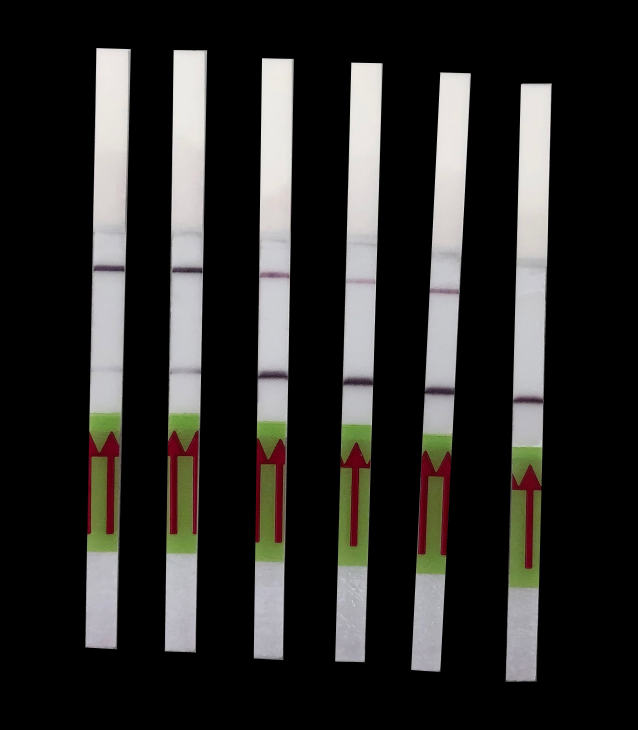
#> input picture notebooks/images/strips12c.jpg, 1912 x 2190 px (shown at 1/3 size)
$ jupyter execute --allow-errors 'Strip Detection and Comparison v2.ipynb'
#> lines starting #> are read from the running program, lines starting #| are printed output that depends on the picture; after the words box and inside, x2 and y2 are one past the last pixel; in counts of white or black regions, pixels touching at a corner belong together
[cell 1]
import cv2
import imutils
import math
import numpy as np
from matplotlib import pyplot as plt

plt.rcParams['figure.figsize'] = [10, 10]

## Strip Detection & Comparison

This script takes a raw picture of the strips, detects the sensible regions of the strips, and compares all the strips with the right-most which is asummed to be the water control.

This version uses an image with an artificial black background.

[cell 2]
filename = 'images/strips12c.jpg'
image = cv2.imread(filename)
#> image is the input picture: shape (2190, 1912, 3); mean B, G, R 39.7, 41.6, 42.7
image = cv2.GaussianBlur(image, (5,5), 0)
plt.imshow(cv2.cvtColor(image, cv2.COLOR_BGR2RGB))

[cell 3]
# Parameters - All of these should normalized as a function of the image resolution and
# expected size of the strips

w = image.shape[0]
h = image.shape[1]

# The Y value above which the top of the strip should be
maxTopY = int(w * 0.2)

# The Y value above which the begining of the sensitive part of the strip should be
maxCenterY = int(w * 0.65)

# Minimum area of the colored center box in the strip
maxCenterBoxArea = 10000

# Maximum area of the colored center box in the strip
maxCenterBoxArea = 50000

# Minimum area of the top strip boxes
minTopBoxArea = 40000

# Maximum of the top strip boxes
maxTopBoxArea = 70000

# Minimum intensity for binary thresholding of the top portion of the strips
minStripThreshold = 190

# Sensitive area of the strip
stripWidth = 200
stripHeight = 2000
stripHoldY = 850

# Percentage of the margins to be removed
marginFraction = 0.2

# Times the standard deviation of the mean intensity to detect a peak
peakSTDScale = 4

# Red is at the beginning/end of the hue range, so it covers the [0-10] and the [170, 180] (hue in OpenCV varies
# between 0 and 180 degrees)
lower_red1 = np.array([0, 50, 50])
upper_red1 = np.array([10, 255, 255])
lower_red2 = np.array([170, 50, 50])
upper_red2 = np.array([180, 255, 255])

# Green is between 20 and 90 (these ranges can be adjusted)
lower_green = np.array([20, 50, 50])
upper_green = np.array([90, 255, 255])

[cell 4]
# Some utilities

def makeOrderedBox(rect):
    box0 = cv2.boxPoints(rect)
    box0 = np.int0(box0)

    xval = [pt[0] for pt in box0]
    yval = [pt[1] for pt in box0]

    x0 = np.mean(xval)
    y0 = np.mean(yval)

    angles = []
    for i in range(0, len(box0)):
        xi = box0[i][0]
        yi = box0[i][1]
        x = xi - x0
        y = yi - y0
        a = np.arctan2(y, x)
        val = [a, i]
        angles += [val]

    angles.sort(key=lambda val: val[0], reverse=False)
    box = np.array([box0[val[1]] for val in angles])

    return box

def boxMinX(box):
    return min([pt[0] for pt in box])

def boxMaxX(box):
    return max([pt[0] for pt in box])

def boxMinY(box):
    return min([pt[1] for pt in box])

def boxMaxY(box):
    return max([pt[1] for pt in box])

def boxArea(box):
    x0 = np.mean([pt[0] for pt in box])
    y0 = np.mean([pt[1] for pt in box])
    p0 = np.array([x0, y0])

    area = 0
    n = len(box)
    for i in range(0, n):
        p1 = box[i]
        if i < n - 1:
            p2 = box[i + 1]
        else:
            p2 = box[0]

        # Heron's Formula
        a = np.linalg.norm(p1-p0)
        b = np.linalg.norm(p2-p0)
        c = np.linalg.norm(p1-p2)
        s = (a + b + c) / 2
        triarea = np.sqrt(s * (s - a) * (s - b) * (s - c))

        area += triarea

    return area

[cell 5]
# Processing Step 1: detecting the colored area in the strips

# First, convert the image to HSV color space, which makes the color detection straightforward
hsv = cv2.cvtColor(image, cv2.COLOR_BGR2HSV)
#> hsv: shape (2190, 1912, 3); mean H, S, V 20.1, 11.9, 43.9

# These strips have red arrows on a green background, so we define two masks, one for red and the other for green

red_mask1 = cv2.inRange(hsv, lower_red1, upper_red1)
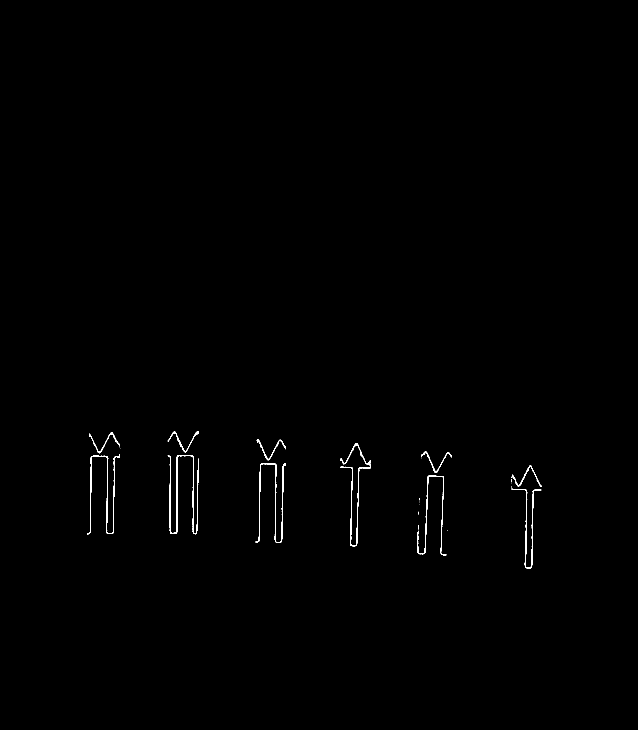
#> red_mask1: shape (2190, 1912) (shown at 1/3 size); 0.3% white in thin lines or dots, all inside (x1, y1, x2, y2) = (261, 1294, 1625, 1706)
red_mask2 = cv2.inRange(hsv, lower_red2, upper_red2)
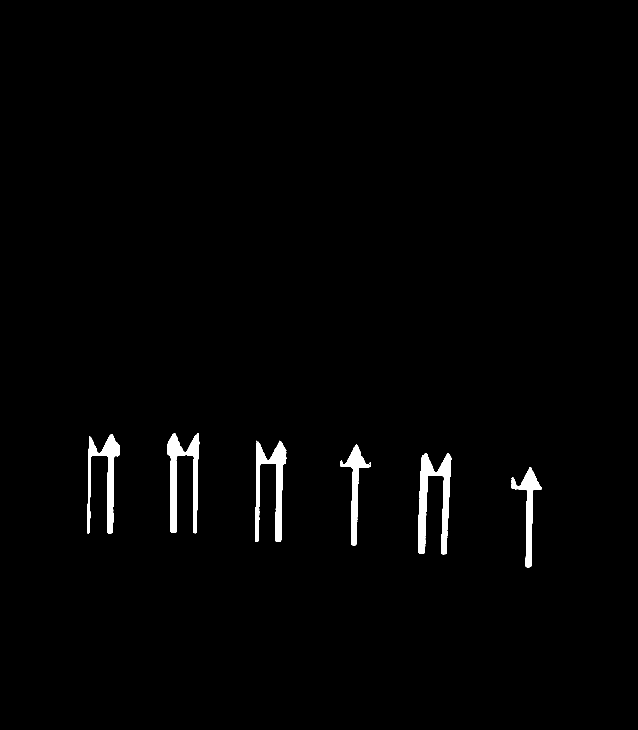
#> red_mask2: shape (2190, 1912) (shown at 1/3 size); 1.4% white; 7 white regions (1 under 20 px), largest, box (x1, y1, x2, y2) and area: (1254, 1359, 1354, 1663) 12961, (503, 1299, 598, 1600) 10849, (766, 1322, 859, 1626) 10468, (262, 1303, 360, 1600) 9403, (1534, 1401, 1624, 1703) 6925, (1021, 1336, 1113, 1636) 6725

red_mask = red_mask1 + red_mask2
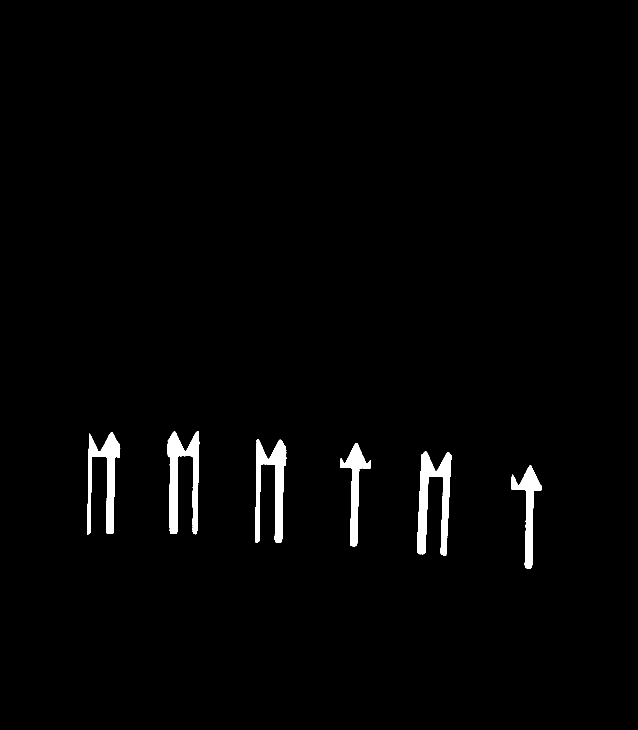
#> red_mask: shape (2190, 1912) (shown at 1/3 size); 1.7% white; 6 white regions, box (x1, y1, x2, y2) and area: (1251, 1355, 1355, 1666) 14732, (503, 1294, 598, 1603) 13527, (766, 1317, 859, 1628) 12790, (261, 1297, 361, 1603) 11712, (1534, 1396, 1625, 1706) 8698, (1021, 1329, 1113, 1639) 8436
green_mask = cv2.inRange(hsv, lower_green, upper_green)
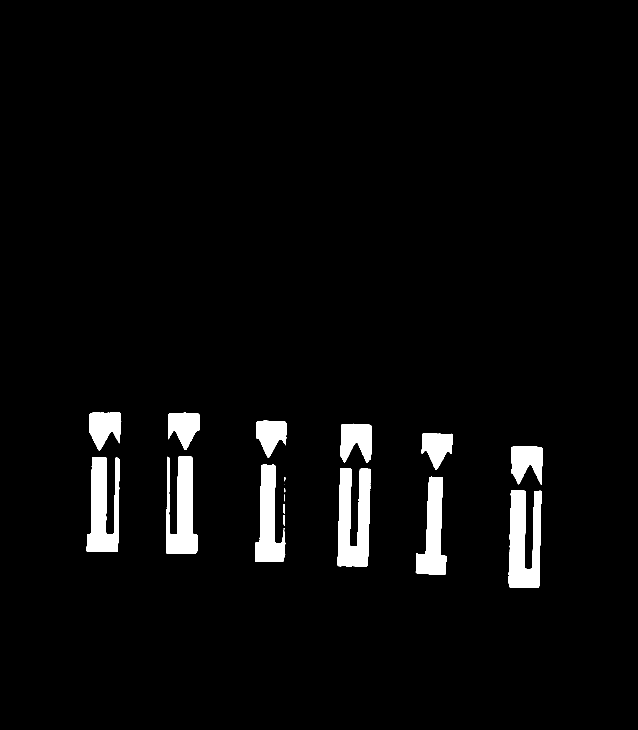
#> green_mask: shape (2190, 1912) (shown at 1/3 size); 3.7% white; 22 white regions (5 under 20 px), largest, box (x1, y1, x2, y2) and area: (1013, 1404, 1112, 1699) 21229, (1525, 1470, 1624, 1764) 20907, (260, 1371, 360, 1656) 18262

mask = red_mask + green_mask
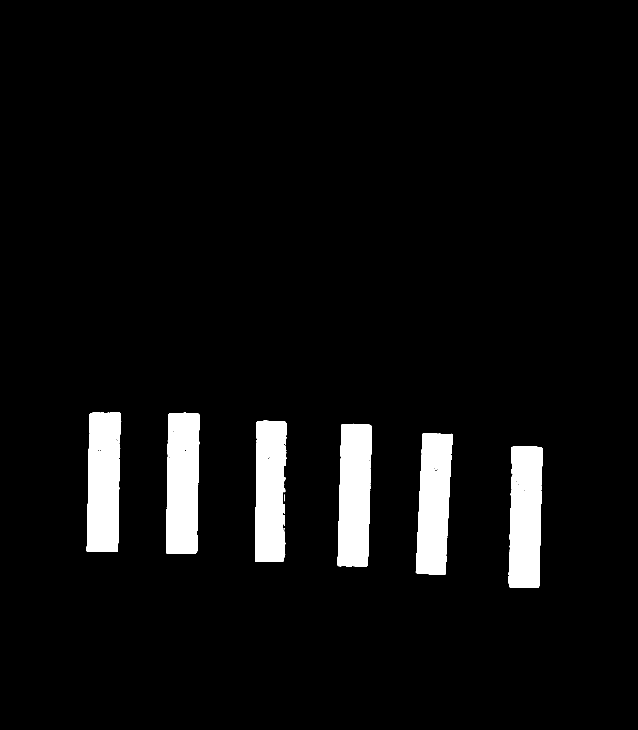
#> mask: shape (2190, 1912) (shown at 1/3 size); 5.3% white; 16 white regions (5 under 20 px), largest, box (x1, y1, x2, y2) and area: (498, 1238, 600, 1662) 38126, (1013, 1271, 1116, 1699) 37914, (260, 1237, 364, 1656) 37729

plt.imshow(cv2.cvtColor(mask, cv2.COLOR_GRAY2RGB))

[cell 6]
# Processing Step 2: determining the bounding boxes for the colored areas

cnts = cv2.findContours(mask, cv2.RETR_EXTERNAL, cv2.CHAIN_APPROX_SIMPLE)
#> cnts = 16 contours, 7 with area under 20; largest, box (x1, y1, x2, y2) and area: (260, 1237, 364, 1656) 37464, (1013, 1271, 1116, 1699) 37288, (498, 1238, 600, 1662) 37193, (1247, 1300, 1358, 1724) 36664, (1525, 1339, 1628, 1764) 36322
cnts = imutils.grab_contours(cnts)

# Create a copy of the original image to draw the bounding boxes on
tmp = image.copy()

center_boxes = []
#> (the rest of this cell did not finish here and is left out)

[cell 7]
# Processing Step 3: binary thresholding of the entire image to extract the top part of the strips
ret, thresh = cv2.threshold(image, minStripThreshold, 255, cv2.THRESH_BINARY)
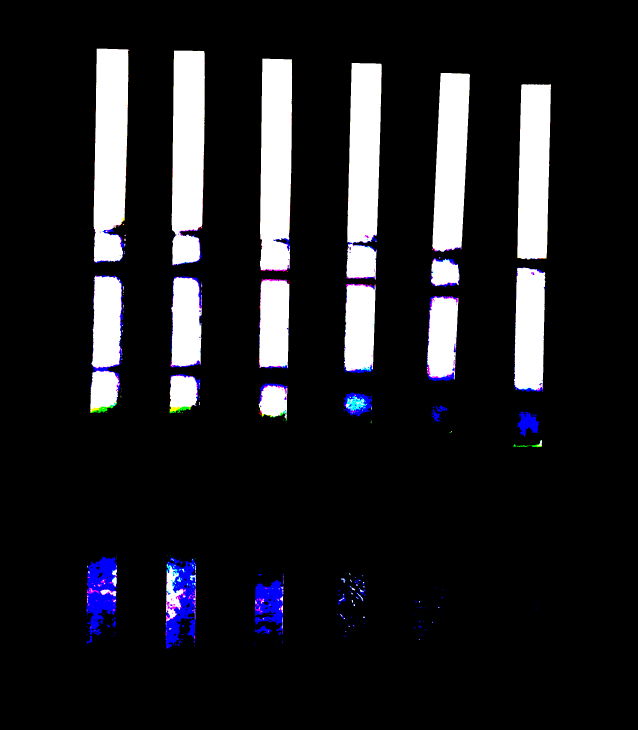
#> thresh: shape (2190, 1912, 3) (shown at 1/3 size); mean B, G, R 33.6, 30, 30.3
#> ret = 190

plt.imshow(cv2.cvtColor(thresh, cv2.COLOR_BGR2RGB))

[cell 8]
# Processing Step 4: detect boundary boxes for the top of the strips

grayscale = cv2.cvtColor(thresh, cv2.COLOR_BGR2GRAY)
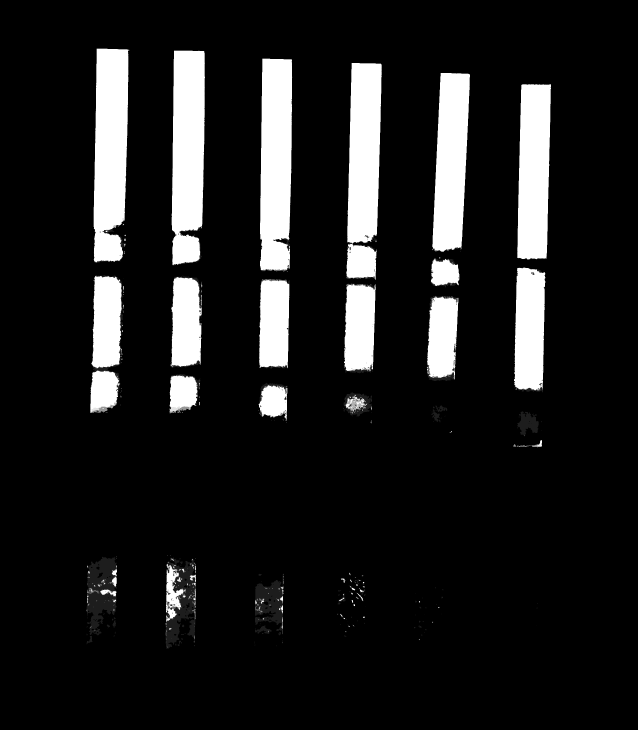
#> grayscale: shape (2190, 1912) (shown at 1/3 size); min 0, max 255, mean 30.5
cnts = cv2.findContours(grayscale, cv2.RETR_EXTERNAL, cv2.CHAIN_APPROX_SIMPLE)
#> cnts = 201 contours, 153 with area under 20; largest, box (x1, y1, x2, y2) and area: (281, 146, 389, 789) 57873, (515, 152, 615, 797) 56670, (780, 176, 877, 815) 56177, (1039, 189, 1145, 840) 56159, (1297, 219, 1410, 756) 46530
cnts = imutils.grab_contours(cnts)

# Create a copy of the original image to draw the bounding boxes on
tmp = image.copy()

top_boxes = []
for c in cnts:
    M = cv2.moments(c)
    if M["m00"] == 0: continue

    rect = cv2.minAreaRect(c)
    box = makeOrderedBox(rect)

    area = boxArea(box)
    if area < minTopBoxArea or maxTopBoxArea < area: continue

    if maxTopY < boxMinY(box): continue

    print("Found suitable top box")
    print(area)
    print(box)
    top_boxes += [box]

    tmp = cv2.drawContours(tmp, [box], 0, (0,0,255), 10)
    tmp = cv2.circle(tmp, (box[0][0], box[0][1]), 20, (255,0,0), -1)
#> this loop made 201 passes
#> c on passes 2, 5, 9: [[583, 1935], [583, 1938]], [[764, 1924], [764, 1930]], [[846, 1914], [847, 1914]]
#> (printed output is left out)
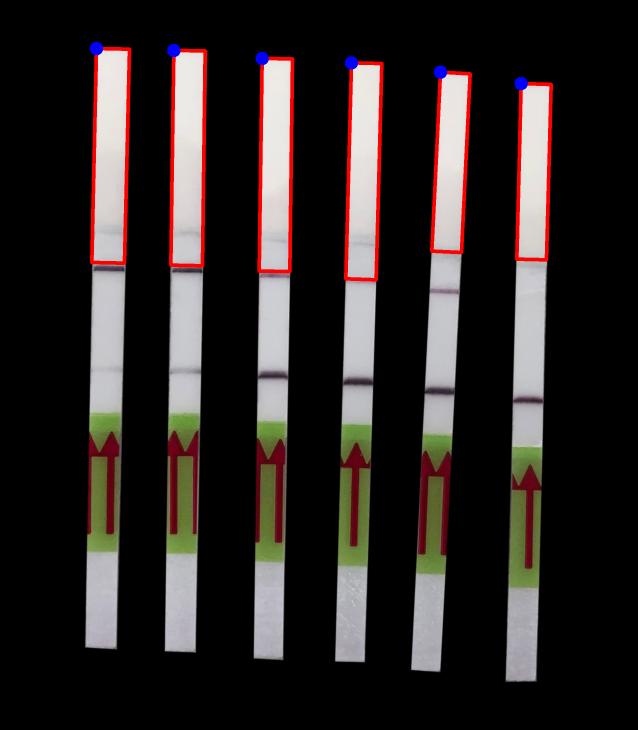
#> tmp: shape (2190, 1912, 3) (shown at 1/3 size); mean B, G, R 37.3, 38.7, 45.2

plt.imshow(cv2.cvtColor(tmp, cv2.COLOR_BGR2RGB))

$ run again, with notebooks/images/strips13c.jpg copied over notebooks/images/strips12c.jpg
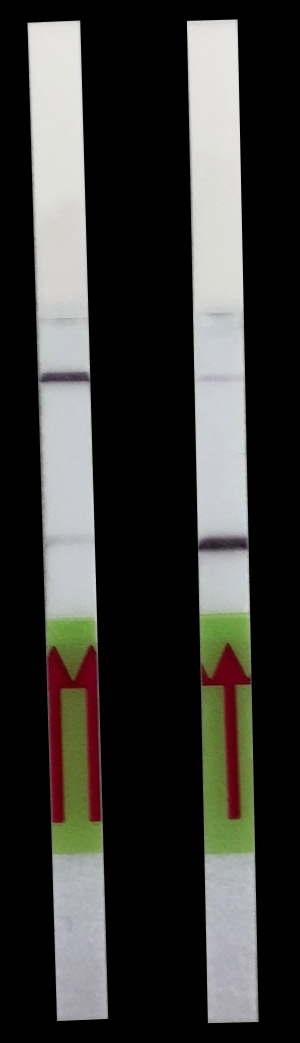
#> input picture notebooks/images/strips13c.jpg, 300 x 1043 px
#> image is the input picture: shape (1043, 300, 3); mean B, G, R 53.8, 56.9, 57.3
#> hsv: shape (1043, 300, 3); mean H, S, V 27.2, 17.6, 59.7
#> `red_mask1 = cv2.inRange(hsv, lower_red1, upper_red1)`:
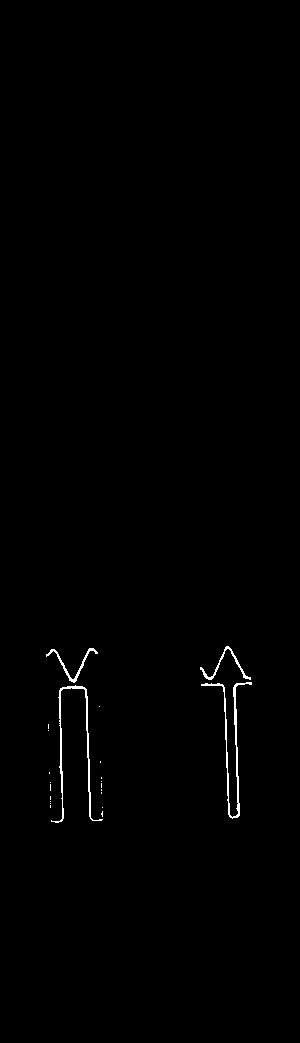
#> red_mask1: shape (1043, 300); 0.55% white in thin lines or dots, all inside (x1, y1, x2, y2) = (46, 646, 252, 823)
#> red_mask2: shape (1043, 300); 1.9% white; 2 white regions, box (x1, y1, x2, y2) and area: (46, 651, 103, 821) 4225, (200, 649, 252, 817) 1801
#> red_mask: shape (1043, 300); 2.5% white; 2 white regions, box (x1, y1, x2, y2) and area: (46, 648, 103, 823) 5113, (200, 646, 252, 819) 2647
#> green_mask: shape (1043, 300); 5.1% white; 4 white regions, box (x1, y1, x2, y2) and area: (201, 686, 256, 855) 6756, (51, 690, 104, 855) 4709, (199, 612, 252, 675) 2548, (45, 617, 98, 677) 2068
#> mask: shape (1043, 300); 7.6% white; 2 white regions, box (x1, y1, x2, y2) and area: (199, 612, 256, 855) 11951, (45, 617, 104, 855) 11890
#> `cnts = cv2.findContours(mask, cv2.RETR_EXTERNAL, cv2.CHAIN_APPROX_SIMP..`: cnts = 2 contours; box (x1, y1, x2, y2) and area: (45, 617, 104, 855) 12003, (199, 612, 256, 855) 11578
#> `ret, thresh = cv2.threshold(image, minStripThreshold, 255, cv2.THRESH_..`:
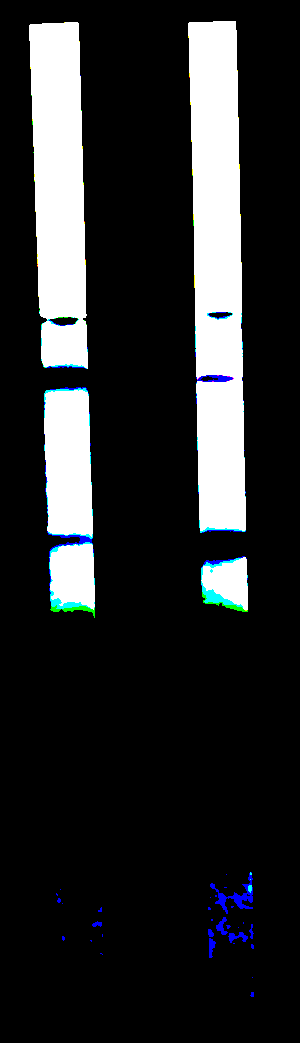
#> thresh: shape (1043, 300, 3); mean B, G, R 43.4, 42.3, 41
#> ret = 190
#> `cnts = cv2.findContours(grayscale, cv2.RETR_EXTERNAL, cv2.CHAIN_APPROX..`: cnts = 34 contours, 23 with area under 20; largest, box (x1, y1, x2, y2) and area: (188, 21, 246, 533) 23592, (29, 22, 88, 369) 16298, (44, 387, 95, 618) 9570, (201, 556, 248, 612) 2091, (210, 872, 253, 914) 391
#> the loop `for c in cnts:` made 34 passes
#> c on passes 2, 3, 5, 9, 12, 15, 22, 24: [[252, 977]], [[100, 953], [101, 953], [102, 954], [101, 953]], [[233, 943], [234, 943]], [[102, 934], [102, 936]], [[238, 927]], [[243, 922], [243, 923]], [[62, 903]], [[210, 897]]
#> after the loop `for c in cnts:`: top_boxes = []
#> num_boxes = 0
#> after the loop `for i in range(0, num_boxes):`: strip_boxes = []
